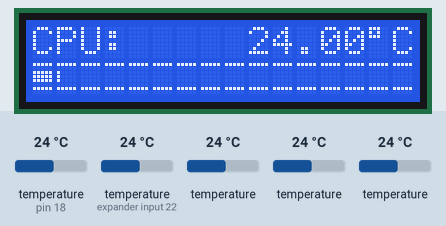
A sketch run on a simulated Arduino Uno, built with avr-gcc and run on an emulated ATmega328P. Parts: 16×2 character LCD. Inputs (shaded band) come from the test bench; at power-on: temperature (sensors on expander input 22, pin 18) 24 °C, temperature 24 °C.

Above: at 9.1 s.
9.2 s: temperature (sensor on expander input 22) set to 12 °C
At 12.2 s:
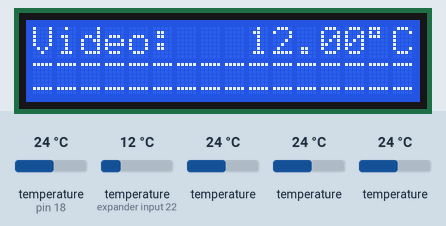
23.2 s: temperature (sensor on pin 18) set to 4 °C
At 27.2 s:
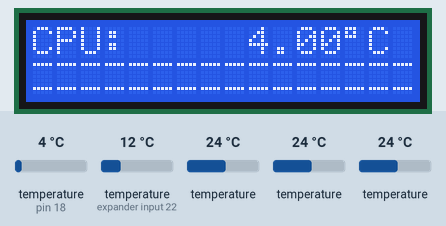
37.2 s: temperature (sensor 418) set to 12 °C
At 39.5 s:
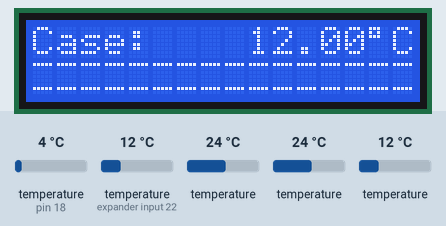
43.5 s: temperature (sensor 218) set to 12 °C
At 52.2 s:
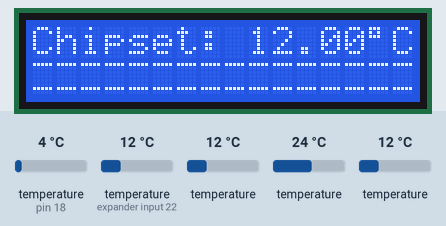
56.4 s: temperature (sensor on pin 18) set to 6 °C
At 65.1 s:
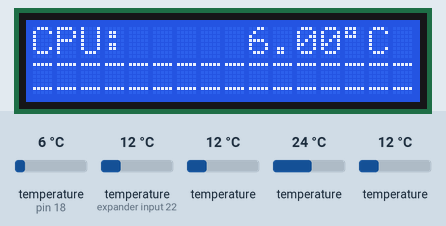
69.2 s: temperature (sensor 318) set to 12 °C
At 75.1 s:
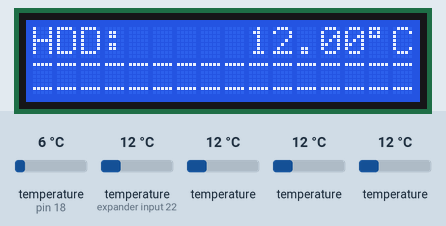
Timing chart, 0 to 76.6 s (numbered marks = the images above; inputs shaded):
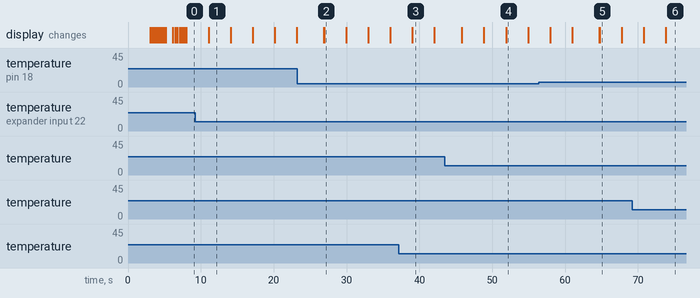

Measured:
- after the input at 9.2 s, the display: changes after 1.9 s (image 1)
- after the input at 23.2 s, the display: first differs from a run without the input after 3.7 s (image 2)
- after the input at 37.2 s, the display: changes after 1.8 s (image 3)
- after the input at 43.5 s, the display: first differs from a run without the input after 8.4 s (image 4)
- after the input at 56.4 s, the display: first differs from a run without the input after 8.3 s (image 5)
- after the input at 69.2 s, the display: first differs from a run without the input after 4.6 s (image 6)
- what the display in image 1 shows lasts 3.0 s, from 11.1 s to 14.1 s

The sketch:

_5_DS18b20_Temperature_last.ino
```cpp
#include <LiquidCrystal.h>
#include <DallasTemperature.h>
#include <OneWire.h>

// ********** Software Connections **********
#define IntroDelay 200
#define InfoDelay 3000
#define DeviceNumberDelay 1000
#define DeviceIdDelay 3000
#define loopDelay 3000
#define loadDelay 20

// ********** Hardware Connections **********
#define ONE_WIRE_BUS 18

// ********** Initialise **********
OneWire oneWire(ONE_WIRE_BUS);
DallasTemperature sensors(&oneWire);
DeviceAddress CPU , GPU, MOBO, HDD, AMBIENT ;
LiquidCrystal lcd(10, 9, 14, 15, 17, 16);

float CPUt, GPUt, MOBOt, HDDt, AMBIENTt;

unsigned int days, hours, minutes, seconds;

int lines, full_lines, last_lines, i ;

byte Empty[8] = {
  B11111,
  B00000,
  B00000,
  B00000,
  B00000,
  B00000,
  B11111,
};
byte Fil1[8] = {
  B11111,
  B00000,
  B10000,
  B10000,
  B10000,
  B00000,
  B11111,
};
byte Fil2[8] = {
  B11111,
  B00000,
  B11000,
  B11000,
  B11000,
  B00000,
  B11111,
};
byte Fil3[8] = {
  B11111,
  B00000,
  B11100,
  B11100,
  B11100,
  B00000,
  B11111,
};
byte Fil4[8] = {
  B11111,
  B00000,
  B11110,
  B11110,
  B11110,
  B00000,
  B11111,
};
byte Fil5[8] = {
  B11111,
  B00000,
  B11111,
  B11111,
  B11111,
  B00000,
  B11111,
};

void setup(){

  lcd.begin(16, 2);

  lcd.createChar(6, Empty);
  lcd.createChar(1, Fil1);
  lcd.createChar(2, Fil2);
  lcd.createChar(3, Fil3);
  lcd.createChar(4, Fil4);
  lcd.createChar(5, Fil5);

  Intro();

  sensors.begin();
  sensors.isParasitePowerMode();

  sensors.getAddress(CPU, 0);
  sensors.getAddress(GPU, 1);
  sensors.getAddress(MOBO, 2);
  sensors.getAddress(HDD, 3);
  sensors.getAddress(AMBIENT, 4);
  sensors.setResolution(CPU, 12);
  sensors.setResolution(GPU, 12);
  sensors.setResolution(MOBO, 12);
  sensors.setResolution(HDD, 12);
  sensors.setResolution(AMBIENT, 12);
  lcd.clear();
  lcd.print(sensors.getDeviceCount(), DEC);
  lcd.print(" Sensors Found");
  delay(DeviceNumberDelay);
  Boot_Screen();
  Prepare_Screen();

}

void loop(){

  lcd.setCursor(0, 0);
  lcd.print("CPU:     ");
  lcd.print(sensors.getTempC(CPU),2);
  lcd.print((char)B11011111);
  lcd.print("C");
  lcd.setCursor(0, 1);
  lines = map(sensors.getTempC(CPU),20,70,0,80);
  full_lines = lines / 5 ;
  for (i=0; i<full_lines; i++)lcd.write(5);
  last_lines = lines%5;
  if ( last_lines == 1 ) lcd.write(1);
  else if ( last_lines == 2 ) lcd.write(2);
  else if ( last_lines == 3 ) lcd.write(3);
  else if ( last_lines == 4 ) lcd.write(4);
  for(i=(full_lines+1); i< 16; i++)lcd.write(6);
  delay(loopDelay);

  lcd.setCursor(0, 0);
  lcd.print("Video:   ");
  lcd.print(sensors.getTempC(GPU),2);
  lcd.print((char)B11011111);
  lcd.print("C");
  lcd.setCursor(0, 1);
  lines = map(sensors.getTempC(GPU),20,70,0,80);
  full_lines = lines / 5 ;
  for (i=0; i<full_lines; i++)lcd.write(5);
  last_lines = lines%5;
  if ( last_lines == 1 ) lcd.write(1);
  else if ( last_lines == 2 ) lcd.write(2);
  else if ( last_lines == 3 ) lcd.write(3);
  else if ( last_lines == 4 ) lcd.write(4);
  for(i=(full_lines+1); i< 16; i++)lcd.write(6);
  delay(loopDelay);

  lcd.setCursor(0, 0);
  lcd.print("Chipset: ");
  lcd.print(sensors.getTempC(MOBO),2);
  lcd.print((char)B11011111);
  lcd.print("C");
  lcd.setCursor(0, 1);
  lines = map(sensors.getTempC(MOBO),20,70,0,80);
  full_lines = lines / 5 ;
  for (i=0; i<full_lines; i++)lcd.write(5);
  last_lines = lines%5;
  if ( last_lines == 1 ) lcd.write(1);
  else if ( last_lines == 2 ) lcd.write(2);
  else if ( last_lines == 3 ) lcd.write(3);
  else if ( last_lines == 4 ) lcd.write(4);
  for(i=(full_lines+1); i< 16; i++)lcd.write(6);
  delay(loopDelay);

  lcd.setCursor(0, 0);
  lcd.print("HDD:     ");
  lcd.print(sensors.getTempC(HDD),2);
  lcd.print((char)B11011111);
  lcd.print("C");
  lcd.setCursor(0, 1);
  lines = map(sensors.getTempC(HDD),20,70,0,80);
  full_lines = lines / 5 ;
  for (i=0; i<full_lines; i++)lcd.write(5);
  last_lines = lines%5;
  if ( last_lines == 1 ) lcd.write(1);
  else if ( last_lines == 2 ) lcd.write(2);
  else if ( last_lines == 3 ) lcd.write(3);
  else if ( last_lines == 4 ) lcd.write(4);
  for(i=(full_lines+1); i< 16; i++)lcd.write(6);
  delay(loopDelay);

  lcd.setCursor(0, 0);
  lcd.print("Case:    ");
  lcd.print(sensors.getTempC(AMBIENT),2);
  lcd.print((char)B11011111);
  lcd.print("C");
  lcd.setCursor(0, 1);
  lines = map(sensors.getTempC(AMBIENT),20,70,0,80);
  full_lines = lines / 5 ;
  for (i=0; i<full_lines; i++)lcd.write(5);
  last_lines = lines%5;
  if ( last_lines == 1 ) lcd.write(1);
  else if ( last_lines == 2 ) lcd.write(2);
  else if ( last_lines == 3 ) lcd.write(3);
  else if ( last_lines == 4 ) lcd.write(4);
  for(i=(full_lines+1); i< 16; i++)lcd.write(6);
  delay(loopDelay);

  lcd.clear();
  lcd.setCursor(0, 0);
  lcd.print("Uptime:");
  lcd.setCursor(0, 1);
  lcd.print(days);
  lcd.print("d ");
  lcd.print(hours);
  lcd.print("h ");
  lcd.print(minutes);
  lcd.print("m ");
  lcd.print(seconds);
  lcd.print("s");
  sensors.requestTemperatures();
  Calculate_elasped_time();
  delay(loopDelay);
  Prepare_Screen();

}


void Intro(){
  lcd.clear();
  lcd.setCursor(0, 0);
  lcd.print("  Temp  Sensor  ");
  delay(InfoDelay);
  lcd.setCursor(2, 1);

  lcd.print("b");
  delay(IntroDelay);
  lcd.print("y");
  lcd.print("  ");
  delay(IntroDelay);
  lcd.print("h");
  delay(IntroDelay);
  lcd.print("e");
  delay(IntroDelay);
  lcd.print("r");
  delay(IntroDelay);
  lcd.print("c");
  delay(IntroDelay);
  lcd.print("t");
  delay(IntroDelay);
  lcd.print("r");
  delay(IntroDelay);
  lcd.print("a");
  delay(IntroDelay);
  lcd.print("p");
  delay(IntroDelay);
  lcd.clear();
}


void Prepare_Screen(){
  lcd.clear();
  lcd.setCursor(3, 0);
  lcd.print((char)B11011111);
  lcd.print("C");
  lcd.setCursor(0, 1);
  for ( int i =0; i<16; i++){
    lcd.write(6);
  }
}

void Calculate_elasped_time()
{
  days = millis() / 86400000;
  hours = millis() % 86400000/3600000;
  minutes = millis() % 3600000 / 60000;
  seconds = millis() % 60000 / 1000;
}

void Boot_Screen(){
  lcd.clear();
  lcd.print("    Loading    ");
  lcd.setCursor(0, 1);
  for ( int i =0; i<16; i++){
      for(int j=1; j<=5; j++){
        lcd.setCursor(i, 1);
        lcd.write(j);
        delay(loadDelay);
      }
  }
  delay(200);
}
```
